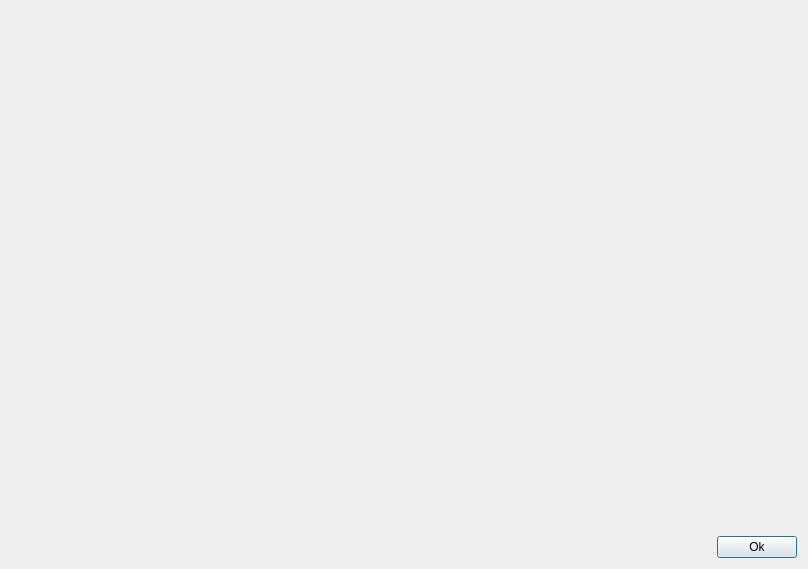
<?xml version="1.0" encoding="UTF-8"?>
<ui version="4.0">
 <class>ShowImageFile</class>
 <widget class="QDialog" name="ShowImageFile">
  <property name="geometry">
   <rect>
    <x>0</x>
    <y>0</y>
    <width>808</width>
    <height>569</height>
   </rect>
  </property>
  <property name="windowTitle">
   <string notr="true">Dialog</string>
  </property>
  <layout class="QVBoxLayout" name="verticalLayout_2">
   <item>
    <layout class="QVBoxLayout" name="verticalLayout">
     <item>
      <widget class="QLabel" name="imageView">
       <property name="text">
        <string/>
       </property>
      </widget>
     </item>
     <item>
      <layout class="QHBoxLayout" name="horizontalLayout">
       <item>
        <spacer name="horizontalSpacer">
         <property name="orientation">
          <enum>Qt::Orientation::Horizontal</enum>
         </property>
         <property name="sizeHint" stdset="0">
          <size>
           <width>40</width>
           <height>20</height>
          </size>
         </property>
        </spacer>
       </item>
       <item>
        <widget class="QPushButton" name="pushButton">
         <property name="maximumSize">
          <size>
           <width>16777215</width>
           <height>16777215</height>
          </size>
         </property>
         <property name="toolTip">
          <string>Закрыть</string>
         </property>
         <property name="text">
          <string>Ok</string>
         </property>
         <property name="iconSize">
          <size>
           <width>32</width>
           <height>32</height>
          </size>
         </property>
         <property name="flat">
          <bool>false</bool>
         </property>
        </widget>
       </item>
      </layout>
     </item>
    </layout>
   </item>
  </layout>
 </widget>
 <resources/>
 <connections/>
</ui>
